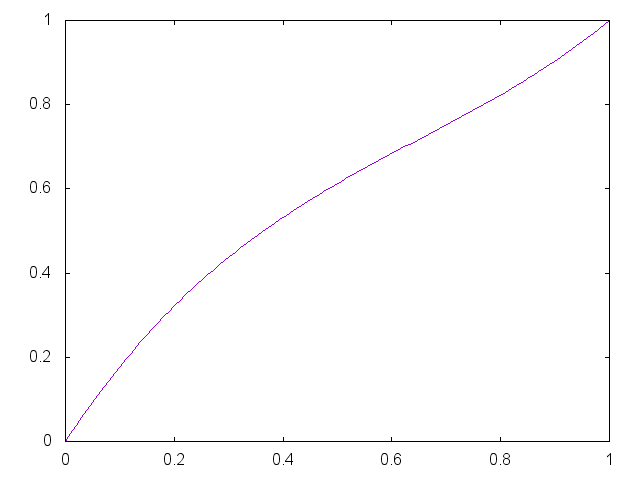

Generate this figure with gnuplot:


set term png

set output "generate/static/generate/bezier-0.65-0.65.png"
plot '-' smooth bezier notitle
0 0
0.33 0.65
0.67 0.65 
1 1
e

reset;
